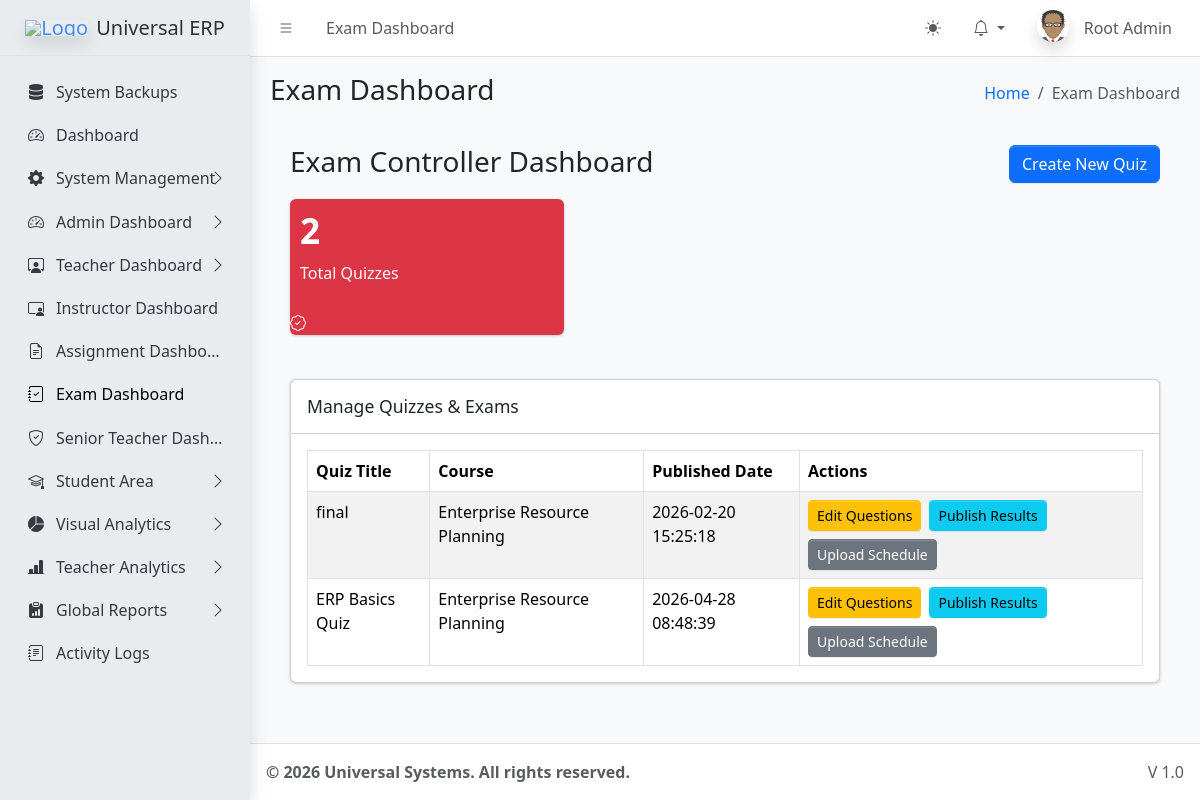
/dashboards/teacher/exam_dash.php (signed in), run on the app's committed database.
### tables this page shows
CREATE TABLE `sys_pages` (
  `id` int(11) NOT NULL,
  `parent_id` int(11) DEFAULT 0,
  `page_name` varchar(100) NOT NULL,
  `page_url` varchar(255) DEFAULT '#',
  `icon_class` varchar(50) DEFAULT 'bi bi-circle',
  `sort_order` int(11) DEFAULT 0
);

CREATE TABLE `quizzes` (
  `id` int(11) NOT NULL,
  `course_id` int(11) NOT NULL,
  `title` varchar(100) NOT NULL,
  `created_at` timestamp NOT NULL DEFAULT current_timestamp()
);

CREATE TABLE `courses` (
  `id` int(11) NOT NULL,
  `teacher_id` int(11) NOT NULL,
  `course_code` varchar(50) DEFAULT NULL,
  `title` varchar(255) NOT NULL,
  `description` text DEFAULT NULL,
  `created_at` timestamp NOT NULL DEFAULT current_timestamp()
);

### dashboards/teacher/exam_dash.php (the view, shortened to what this page needs)
<?php
require_once '../../core/teacher_roles.php';
require_once '../../includes/header.php';
$teacher_id = $_SESSION['user_id'];
$stmt = $pdo->prepare("SELECT q.*, c.title as course_title FROM quizzes q JOIN courses c ON q.course_id = c.id WHERE c.teacher_id = ?");
$stmt->execute([$teacher_id]);
$quizzes = $stmt->fetchAll();
?>
<div class="app-content-header">
    <div class="container-fluid">
        <div class="row">
            <div class="col-sm-6"><h3 class="mb-0">Exam Controller Dashboard</h3></div>
            <div class="col-sm-6 text-end">
                <a href="create_quiz.php" class="btn btn-primary">Create New Quiz</a>
            </div>
        </div>
    </div>
</div>
<div class="app-content">
    <div class="container-fluid">
        <div class="row">
            <div class="col-lg-4 col-6">
                <div class="small-box text-bg-danger">
                    <div class="inner">
                        <h3><?= count($quizzes) ?></h3>
                        <p>Total Quizzes</p>
                    </div>
                    <div class="icon"><i class="bi bi-patch-check"></i></div>
                </div>
            </div>
        </div>
        <div class="card mt-4">
            <div class="card-header"><h3 class="card-title">Manage Quizzes & Exams</h3></div>
            <div class="card-body">
                <table class="table table-bordered table-striped">
                    <thead>
                        <tr>
                            <th>Quiz Title</th>
                            <th>Course</th>
                            <th>Published Date</th>
                            <th>Actions</th>
                        </tr>
                    </thead>
                    <tbody>
                        <?php foreach($quizzes as $q): ?>
                        <tr>
                            <td><?= htmlspecialchars($q['title']) ?></td>
                            <td><?= htmlspecialchars($q['course_title']) ?></td>
                            <td><?= htmlspecialchars($q['created_at']) ?></td>
                            <td>
                                <div class="d-flex flex-wrap gap-2">
                                    <a href="edit_quiz.php?id=<?= $q['id'] ?>" class="btn btn-sm btn-warning">Edit Questions</a>
                                    <a href="publish_results.php?quiz_id=<?= $q['id'] ?>" class="btn btn-sm btn-info">Publish Results</a>
                                    <a href="exam_schedule.php" class="btn btn-sm btn-secondary">Upload Schedule</a>
                                </div>
                            </td>
                        </tr>
                        <?php endforeach; ?>
                    </tbody>
                </table>
            </div>
        </div>
    </div>
</div>
<?php require_once '../../includes/footer.php'; ?>

### includes/header.php (shortened to what this page needs)
<?php
require_once __DIR__ . '/../core/session.php';
$settings = [];
$stmt = $pdo->query("SELECT * FROM system_settings");
while ($row = $stmt->fetch()) {
    $settings[$row['setting_key']] = $row['setting_value'];
}
$current_url = substr($_SERVER['SCRIPT_NAME'], strlen('/universal/'));
$pageStmt = $pdo->prepare("SELECT * FROM sys_pages WHERE page_url LIKE ? LIMIT 1");
$pageStmt->execute(["%$current_url%"]);
$currentPageData = $pageStmt->fetch();
$pageTitle = $currentPageData['page_name'] ?? 'Dashboard';
$pageId = $currentPageData['id'] ?? 0;
$breadcrumbs = [];
if ($currentPageData) {
    $crumbId = $currentPageData['id'];
    while($crumbId != 0) {
        $crumbStmt = $pdo->prepare("SELECT id, parent_id, page_name, page_url FROM sys_pages WHERE id = ?");
        $crumbStmt->execute([$crumbId]);
        $crumb = $crumbStmt->fetch();
        array_unshift($breadcrumbs, $crumb);
        $crumbId = $crumb['parent_id'];
    }
}
?>
<!DOCTYPE html>
<html lang="en"> <head>
    <link rel="stylesheet" href="<?= BASE_URL ?>assets/css/bootstrap.min.css" />
    <link rel="stylesheet" href="<?= BASE_URL ?>assets/css/bootstrap-icons.css" />
    <link rel="stylesheet" href="<?= BASE_URL ?>assets/css/adminlte.min.css" />
    <link rel="stylesheet" href="https://cdnjs.cloudflare.com/ajax/libs/font-awesome/6.4.2/css/all.min.css" />
</head>
<body class="layout-fixed sidebar-expand-lg bg-body-tertiary">
<div class="app-wrapper">
    <nav class="app-header navbar navbar-expand bg-body">
        <div class="container-fluid">
            <ul class="navbar-nav">
                <li class="nav-item"> <a class="nav-link" data-lte-toggle="sidebar" href="#" role="button"><i class="bi bi-list"></i></a> </li>
                <li class="nav-item d-none d-md-block"> <a href="#" class="nav-link"><?= $pageTitle ?></a> </li>
            </ul>
            <ul class="navbar-nav ms-auto">
                <li class="nav-item">
                    <button class="btn btn-link nav-link" id="theme-toggle" type="button">
                        <i class="bi bi-sun-fill" id="theme-icon"></i>
                    </button>
                </li>
                <li class="nav-item dropdown">
                    <a class="nav-link dropdown-toggle" data-bs-toggle="dropdown" href="#" aria-expanded="false">
                        <i class="bi bi-bell"></i>
                    </a>
                </li>
                <li class="nav-item dropdown user-menu">
                    <a href="#" class="nav-link dropdown-toggle" data-bs-toggle="dropdown">
                        <img src="<?= !empty($_SESSION['avatar']) ? $_SESSION['avatar'] : BASE_URL.'assets/img/avatar.png' ?>" class="user-image rounded-circle shadow" alt="User Image">
                        <span class="d-none d-md-inline ms-1"><?= htmlspecialchars($_SESSION['name']) ?></span>
                    </a>
                </li>
            </ul>
        </div>
    </nav>
    <?php include __DIR__ . '/sidebar.php'; ?>
    <main class="app-main">
        <div class="app-content-header">
            <div class="container-fluid">
                <div class="row">
                    <div class="col-sm-6"><h3 class="mb-0"><?= $pageTitle ?></h3></div>
                    <div class="col-sm-6">
                        <ol class="breadcrumb float-sm-end">
                            <li class="breadcrumb-item"><a href="<?= BASE_URL ?>">Home</a></li>
                            <?php foreach($breadcrumbs as $b): ?>
                                <li class="breadcrumb-item <?= ($b['id'] == $pageId) ? 'active' : '' ?>">
                                    <?= htmlspecialchars($b['page_name']) ?>
                                </li>
                            <?php endforeach; ?>
                        </ol>
                    </div>
                </div>
            </div>
        </div>
        <div class="app-content">
            <div class="container-fluid">

### includes/sidebar.php (shortened to what this page needs)
<aside class="app-sidebar bg-body-secondary shadow">
    <div class="sidebar-brand">
        <a href="<?= BASE_URL ?>index.php" class="brand-link">
            <img src="<?= $settings['system_logo'] ?>" alt="Logo" class="brand-image opacity-75 shadow">
            <span class="brand-text fw-light"><?= $settings['system_name'] ?></span>
        </a>
    </div>
    <div class="sidebar-wrapper">
        <nav class="mt-2">
            <ul class="nav sidebar-menu flex-column" data-lte-toggle="treeview" role="menu" data-accordion="false">
                <?php
                function buildMenu($pdo, $parentId = 0, $userRole, $currentUrl)
                {
                    $sql = "
                        SELECT p.* FROM sys_pages p
                        JOIN role_access ra ON p.id = ra.page_id
                        WHERE p.parent_id = ? AND ra.role_key = ?
                        ORDER BY p.sort_order ASC
                    ";
                    $stmt = $pdo->prepare($sql);
                    $stmt->execute([$parentId, $userRole]);
                    $items = $stmt->fetchAll();
                    foreach ($items as $item) {
                        $childStmt = $pdo->prepare("SELECT COUNT(*) FROM sys_pages WHERE parent_id = ?");
                        $childStmt->execute([$item['id']]);
                        $hasChildren = $childStmt->fetchColumn() > 0;
                        $isActive = (strpos($currentUrl, $item['page_url']) !== false && $item['page_url'] !== '#');
                        $menuOpen = $isActive ? 'menu-open' : '';
                        $activeClass = $isActive ? 'active' : '';
                        echo '<li class="nav-item ' . $menuOpen . '">';
                        echo '<a href="' . ($hasChildren ? '#' : BASE_URL . $item['page_url']) . '" class="nav-link ' . $activeClass . '">';
                        echo '<i class="nav-icon ' . $item['icon_class'] . '"></i>';
                        echo '<p>' . htmlspecialchars($item['page_name']);
                        if ($hasChildren) {
                            echo '<i class="nav-arrow bi bi-chevron-right"></i>';
                        }
                        echo '</p></a>';
                        if ($hasChildren) {
                            buildMenu($pdo, $item['id'], $userRole, $currentUrl);
                        }
                        echo '</li>';
                    }
                }
                $cur = substr($_SERVER['SCRIPT_NAME'], strlen('/universal/'));
                buildMenu($pdo, 0, $_SESSION['role'], $cur);
                ?>
            </ul>
        </nav>
    </div>
</aside>

### includes/header.php (style rules this page uses)
.user-image { width: 30px; height: 30px; object-fit: cover; }

### data on the page
sys_pages: page_name "Exam Dashboard"
sys_pages: page_name "System Backups"
sys_pages: page_name "Dashboard"
sys_pages: page_name "System Management"
sys_pages: page_name "Admin Dashboard"
sys_pages: page_name "Teacher Dashboard"
sys_pages: page_name "Instructor Dashboard"
sys_pages: page_name "Assignment Dashbo…"
sys_pages: page_name "Senior Teacher Dash…"
sys_pages: page_name "Student Area"
sys_pages: page_name "Visual Analytics"
sys_pages: page_name "Teacher Analytics"
sys_pages: page_name "Global Reports"
sys_pages: page_name "Activity Logs"
quizzes: title "final", course.title "Enterprise Resource Planning", created_at "2026-02-20 15:25:18"
quizzes: title "ERP Basics Quiz", course.title "Enterprise Resource Planning", created_at "2026-04-28 08:48:39"

### other printed values
$_SESSION['name'] "Root Admin"
$settings['system_name'] "Universal ERP"
count($quizzes) "2"
$settings['footer_text'] "© 2026 Universal Systems. All rights reserved."
